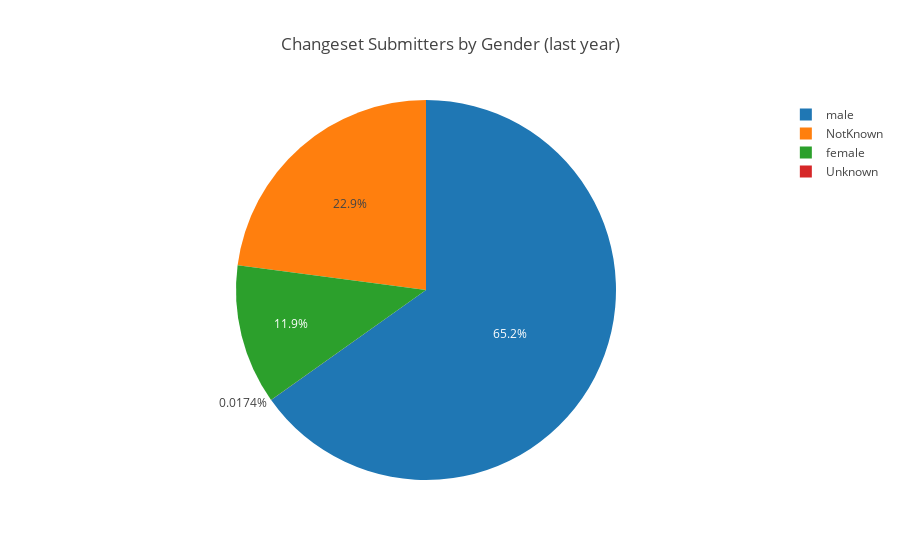

Source (notebook cell):
### Code cell
pie_chart_labels, pie_chart_values = query_total_piechart(INDEX, METRIC_NAME, METRIC_FIELD,  [filter_date_1y])
draw_piechart(pie_chart_labels, pie_chart_values, 'Changeset Submitters by Gender (last year)')

### Figure 1 — Plotly figure (JSON) as saved in the notebook; plotly's stock layout.template omitted (floating-point values rounded to 4 significant figures)
{"data": [{"labels": ["male", "NotKnown", "female", "Unknown"], "type": "pie", "values": [3743, 1317, 683, 1]}], "layout": {"title": "Changeset Submitters by Gender (last year)"}}
